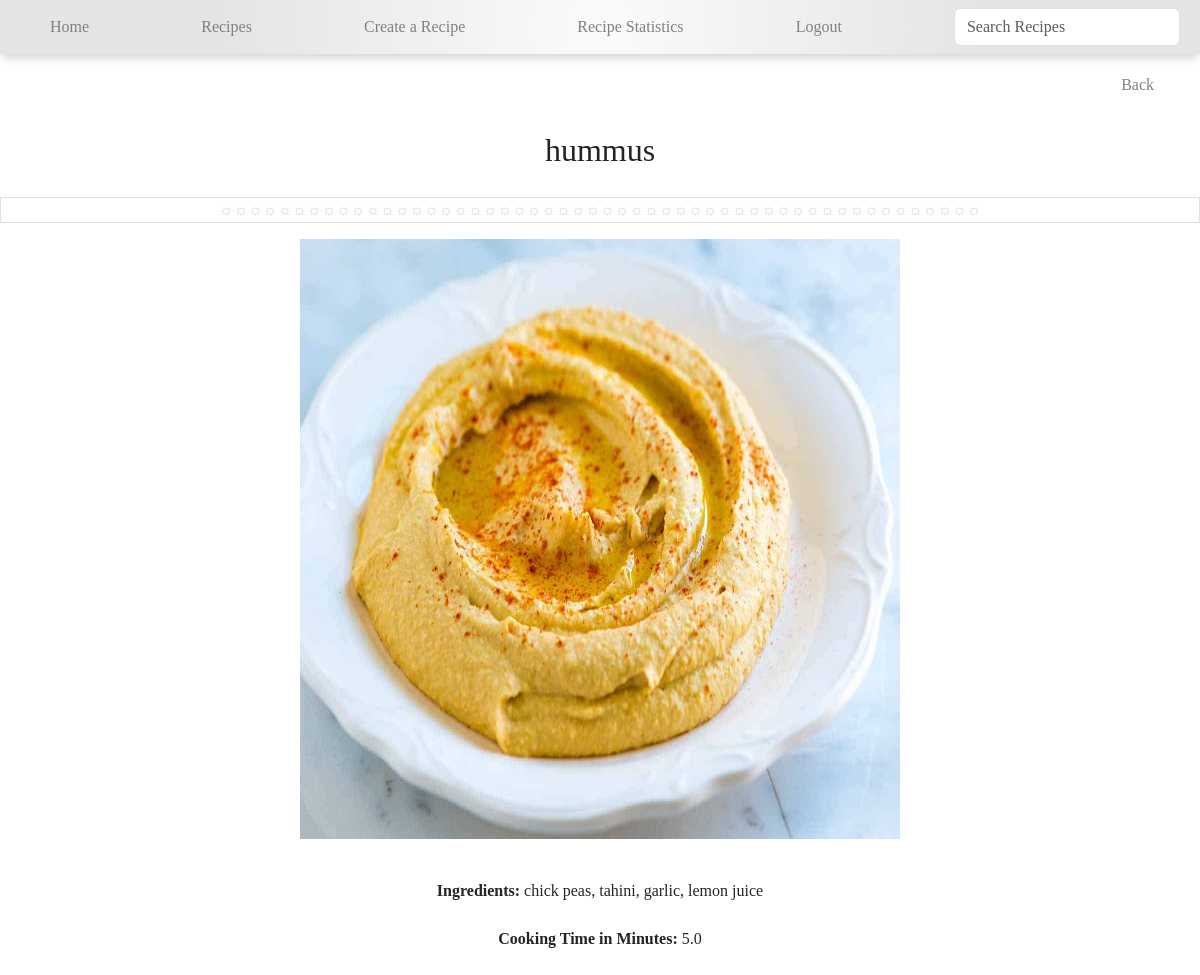
Page /list/2 (signed in) on the earlier database version.
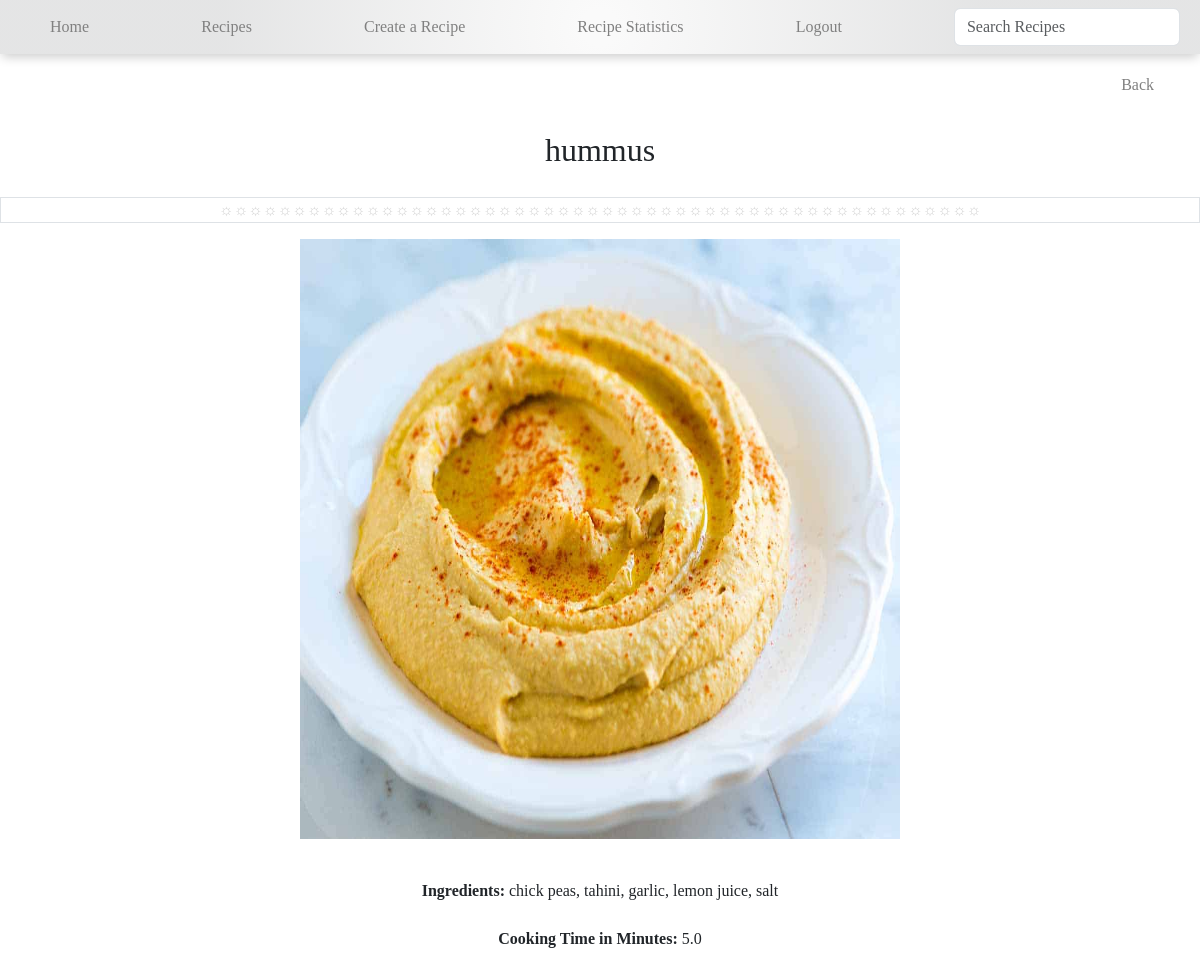
Same page on the later database version.
### recipes/models.py (models this page shows, shortened)
class Recipe(models.Model):
    name=models.CharField(max_length=120)
    ingredients=models.CharField(max_length=250)
    cooking_time=models.FloatField(help_text='in minutes')
    pic = models.ImageField(upload_to='recipes/', default='no_picture.jpg')

### recipes/views.py (the view)
# urls.py: path('list/<pk>', RecipeDetailView.as_view(), name='detail'),
class RecipeDetailView(LoginRequiredMixin, DetailView):
    model = Recipe
    template_name = 'recipes/detail.html'

### recipes/templates/recipes/detail.html (shortened to what this page needs)
<!DOCTYPE html>
<html lang="en">
<head>
</head>
<link href="https://cdn.jsdelivr.net/npm/bootstrap@5.3.3/dist/css/bootstrap.min.css" rel="stylesheet">
  {% include './navbar.html' %}
  <body>
<ul>
<li><a href ="{%url 'recipes:list' %}">Back </a></li>
</ul>
<h2>{{object.name}}</h2>
<p class="border">&#9788;&#9788;&#9788;&#9788;&#9788;&#9788;&#9788;&#9788;&#9788;&#9788;&#9788;&#9788;&#9788;&#9788;&#9788;&#9788;&#9788;&#9788;&#9788;&#9788;&#9788;&#9788;&#9788;&#9788;&#9788;&#9788;&#9788;&#9788;&#9788;&#9788;&#9788;&#9788;&#9788;&#9788;&#9788;&#9788;&#9788;&#9788;&#9788;&#9788;&#9788;&#9788;&#9788;&#9788;&#9788;&#9788;&#9788;&#9788;&#9788;&#9788;&#9788;&#9788;</p>
<img src="{{object.pic.url}}" width="200" height="300" />
<div class="instructions">
<b>Ingredients: </b> {{object.ingredients}} <br><br>
<b>Cooking Time in Minutes: </b> {{object.cooking_time}} <br>
</div>
</body>
</html>

### recipes/templates/recipes/navbar.html (shortened to what this page needs)
<nav class="navbar navbar-expand-lg bg-body-tertiary">
  <div class="container-fluid">
    <a
      class="nav-link active"
      aria-current="page"
      href="{%url 'recipes:home' %}"
      >Home</a
    >
    <a class="nav-link" href="{%url 'recipes:list' %}">Recipes</a>
    <a class="nav-link" href="{%url 'recipes:create_recipe' %}"
      >Create a Recipe</a
    >
    <a class="nav-link" href="{%url 'recipes:search_recipe' %}"
      >Recipe Statistics</a
    >
    <a class="nav-link" href="{%url 'logout' %}">Logout</a>
    <form
      class="d-flex"
      role="search"
      method="POST"
      action="{%url 'recipes:search_bar' %}"
    >
      <input
        class="form-control me-2"
        type="search"
        placeholder="Search Recipes"
        name="searched"
        aria-label="Search"
      />
    </form>
  </div>
</nav>

### recipes/templates/recipes/detail.html (style rules this page uses)
body { font-family: Georgia, 'Times New Roman', Times, serif; }
ul { display: flex; justify-content: end; list-style-type: none; margin:0; padding: 0; }
li { float: left; border-radius: 10%; margin: 5px 30px 0px 0px; }
li a { display: block; color: grey; text-align: center; padding: 14px 16px; text-decoration: none; }
h2 { text-align: center; font-family:cursive; padding: 20px; }
img { display: block; margin-left: auto; margin-right: auto; height: 600px; width: 600px; }
.instructions { text-align: center; font-family:Georgia, 'Times New Roman', Times, serif; padding: 40px; }
.border { display: flex; align-items: center; flex-direction: column; color: lightgray; }

### recipes/templates/recipes/navbar.html (style rules this page uses)
body { font-family: Georgia, "Times New Roman", Times, serif; }
nav { background: rgb(250, 250, 250); background: radial-gradient( circle, rgba(250, 250, 250, 1) 3%, rgba(171, 170, 169, 0.2539390756302521) 63% ); box-shadow: 0 5px 10px -2px rgba(0, 0, 0, 0.2); }
.container-fluid { padding-left: 50px; }
.nav-link { color: gray; }

Differences in the rows shown:
changed Recipe "hummus": ingredients "chick peas, tahini, garlic, lemon juice" → "chick peas, tahini, garlic, lemon juice, salt"
